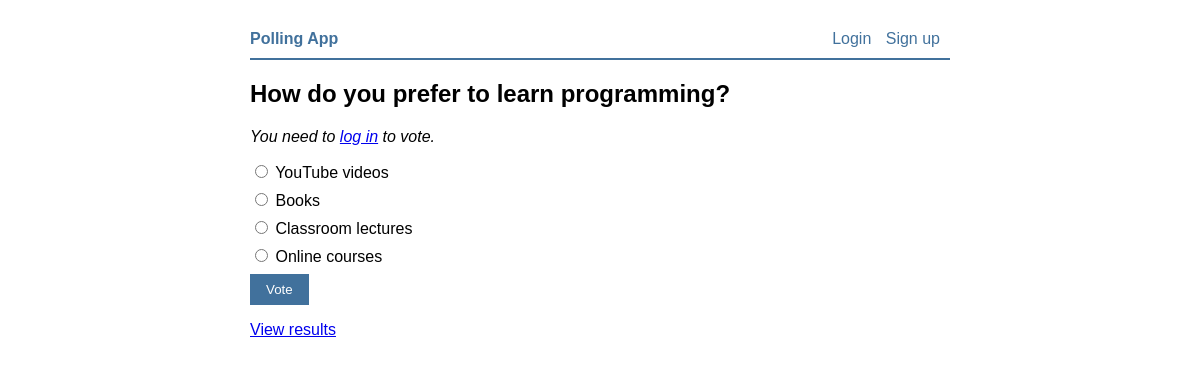
The app's page /polls/2/ with its own data.
### polls/models.py (models this page shows, shortened)
class Question(models.Model):
    question_text = models.CharField(max_length=200)
    pub_date = models.DateTimeField(auto_now_add=True)

class Choice(models.Model):
    question = models.ForeignKey(Question, on_delete=models.CASCADE)
    choice_text = models.CharField(max_length=200)
    votes = models.IntegerField(default=0)
    def __str__(self):
        return self.choice_text

### polls/views.py (the view)
# urls.py: path('<int:question_id>/', views.detail, name='detail'),
def detail(request, question_id):
    question = get_object_or_404(Question, pk=question_id)
    form = VoteForm(question)
    return render(request, 'polls/detail.html', {'question': question, 'form': form})

### polls/forms.py
class VoteForm(forms.Form):
    choice = forms.ModelChoiceField(
        queryset=Choice.objects.none(),
        widget=forms.RadioSelect,
        empty_label=None,
        error_messages={
            'required': 'Please select a choice before voting.',
            'invalid_choice': 'That is not a valid choice for this poll.',
        },
    )
    def __init__(self, question, *args, **kwargs):
        super().__init__(*args, **kwargs)
        self.fields['choice'].queryset = question.choice_set.all()

### polls/templates/polls/detail.html (shortened to what this page needs)
{% extends 'polls/base.html' %}
{% block content %}
<h2>{{ question.question_text }}</h2>
{% if not user.is_authenticated %}
  <p><em>You need to <a href="{% url 'login' %}?next={{ request.path }}">log in</a> to vote.</em></p>
{% endif %}
<form action="{% url 'polls:vote' question.id %}" method="post" novalidate>
  {% for radio in form.choice %}
    <label>{{ radio.tag }} {{ radio.choice_label }}</label>
  {% endfor %}
  <button type="submit">Vote</button>
</form>
<p><a href="{% url 'polls:results' question.id %}">View results</a></p>
{% endblock %}

### polls/templates/polls/base.html (style rules this page uses)
body { font-family: Arial, sans-serif; max-width: 700px; margin: 30px auto; padding: 0 15px; }
label { display: block; margin: 8px 0; }
button { background: #41719c; color: white; border: 0; padding: 8px 16px; cursor: pointer; }

### records on screen
Question: question_text "How do you prefer to learn programming?"
Choice: choice_label "YouTube videos"
Choice: choice_label "Books"
Choice: choice_label "Classroom lectures"
Choice: choice_label "Online courses"
